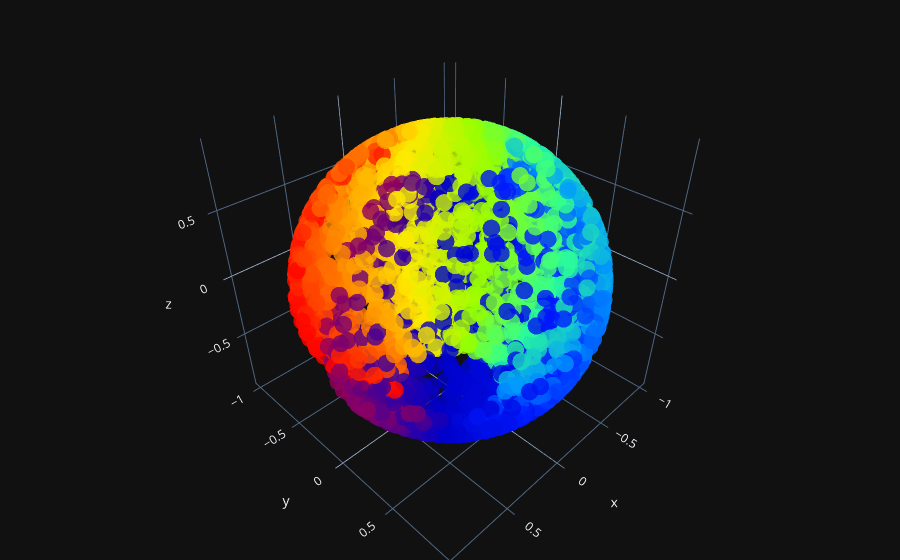

Notebook code for this chart:
### Code cell
# Two dimensional sphere S^2
from sklearn.utils import check_random_state
n_samples = 5000
angle_parameter = 0.5 # 0.01
pole_hole_parameter = 8 # 50

random_state = check_random_state(0)
p = random_state.rand(n_samples) * (2 * np.pi - angle_parameter)
t = random_state.rand(n_samples) * np.pi

# Sever the poles from the sphere
indices = (t < (np.pi - (np.pi / pole_hole_parameter))) & (t >(np.pi / pole_hole_parameter))
colors = p[indices]
x, y, z = np.sin(t[indices]) * np.cos(p[indices]), np.sin(t[indices]) * np.sin(p[indices]), np.cos(t[indices])
sphere_data = np.array([x, y, z]).T
# visualize
trace_sphere = go.Scatter3d(x=x, y=y, z=z, mode= 'markers', marker= dict(size=6, color=colors, colorscale='Rainbow', opacity=0.8))

iplot(go.Figure(data=[trace_sphere], layout=layout))

### Figure 1 — Plotly figure (JSON) as saved in the notebook; plotly's stock layout.template omitted (floating-point values rounded to 4 significant figures; data arrays with more than 128 entries replaced by an {"elided": "..."} marker saying what was removed)
{"data": [{"marker": {"color": {"elided": "3716 float values"}, "colorscale": [[0.0, "rgb(150,0,90)"], [0.125, "rgb(0,0,200)"], [0.25, "rgb(0,25,255)"], [0.375, "rgb(0,152,255)"], [0.5, "rgb(44,255,150)"], [0.625, "rgb(151,255,0)"], [0.75, "rgb(255,234,0)"], [0.875, "rgb(255,111,0)"], [1.0, "rgb(255,0,0)"]], "opacity": 0.8, "size": 6}, "mode": "markers", "x": {"elided": "3716 float values"}, "y": {"elided": "3716 float values"}, "z": {"elided": "3716 float values"}, "type": "scatter3d"}], "layout": {"margin": {"b": 0, "l": 0, "r": 0, "t": 0}}}
